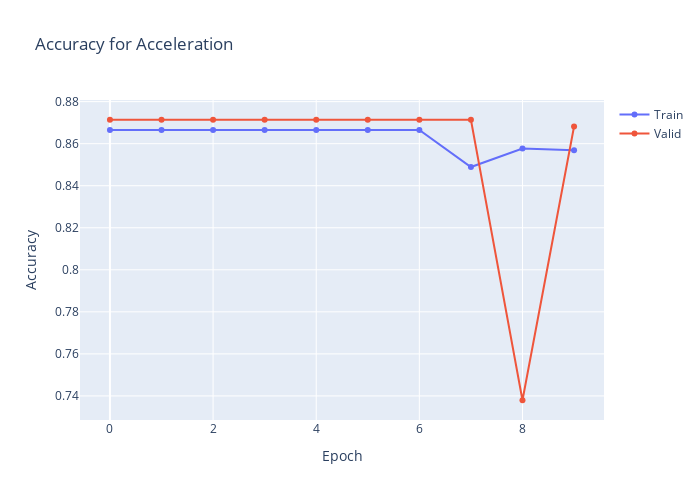

Notebook code cell kept with this figure:
### Code cell
import plotly.graph_objects as go

plt.clf()
fig = go.Figure()
fig.add_trace(go.Scatter(
                    y=acc_model_history.history['accuracy'],
                    name='Train'))
fig.add_trace(go.Scatter(
                    y=acc_model_history.history['val_accuracy'],
                    name='Valid'))
fig.update_layout(height=500, 
                  width=700,
                  title='Accuracy for Acceleration',
                  xaxis_title='Epoch',
                  yaxis_title='Accuracy')
fig.show()

### Figure 1 — Plotly figure (JSON) as saved in the notebook; plotly's stock layout.template omitted (floating-point values rounded to 4 significant figures)
{"data": [{"name": "Train", "type": "scatter", "y": [0.8666, 0.8666, 0.8666, 0.8666, 0.8666, 0.8666, 0.8666, 0.8489, 0.8577, 0.8569]}, {"name": "Valid", "type": "scatter", "y": [0.8714, 0.8714, 0.8714, 0.8714, 0.8714, 0.8714, 0.8714, 0.8714, 0.7379, 0.8682]}], "layout": {"height": 500, "title": {"text": "Accuracy for Acceleration"}, "width": 700, "xaxis": {"title": {"text": "Epoch"}}, "yaxis": {"title": {"text": "Accuracy"}}}}
